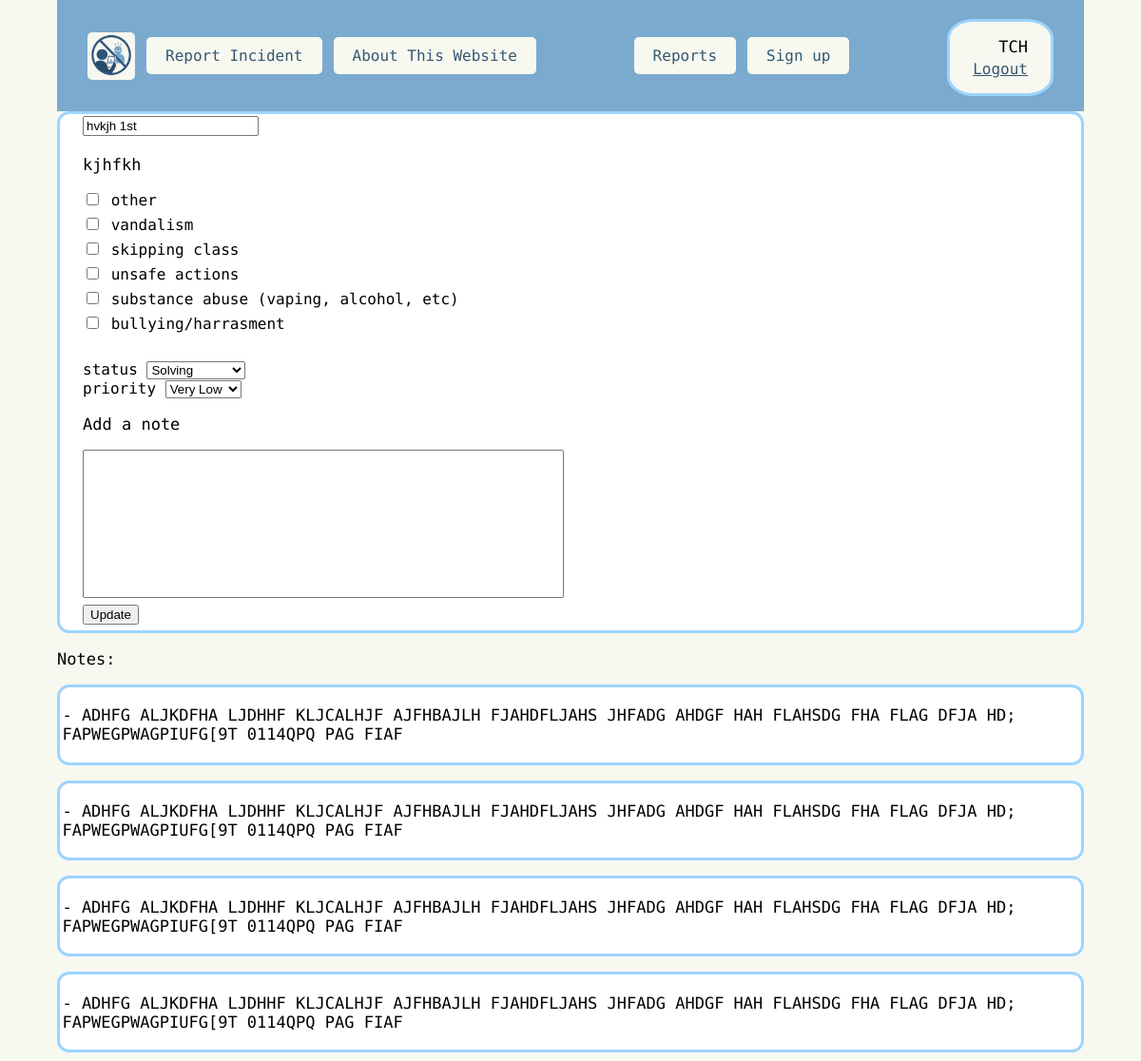
/edit/1 (signed in, upper part), run on an earlier commit of the app's database.
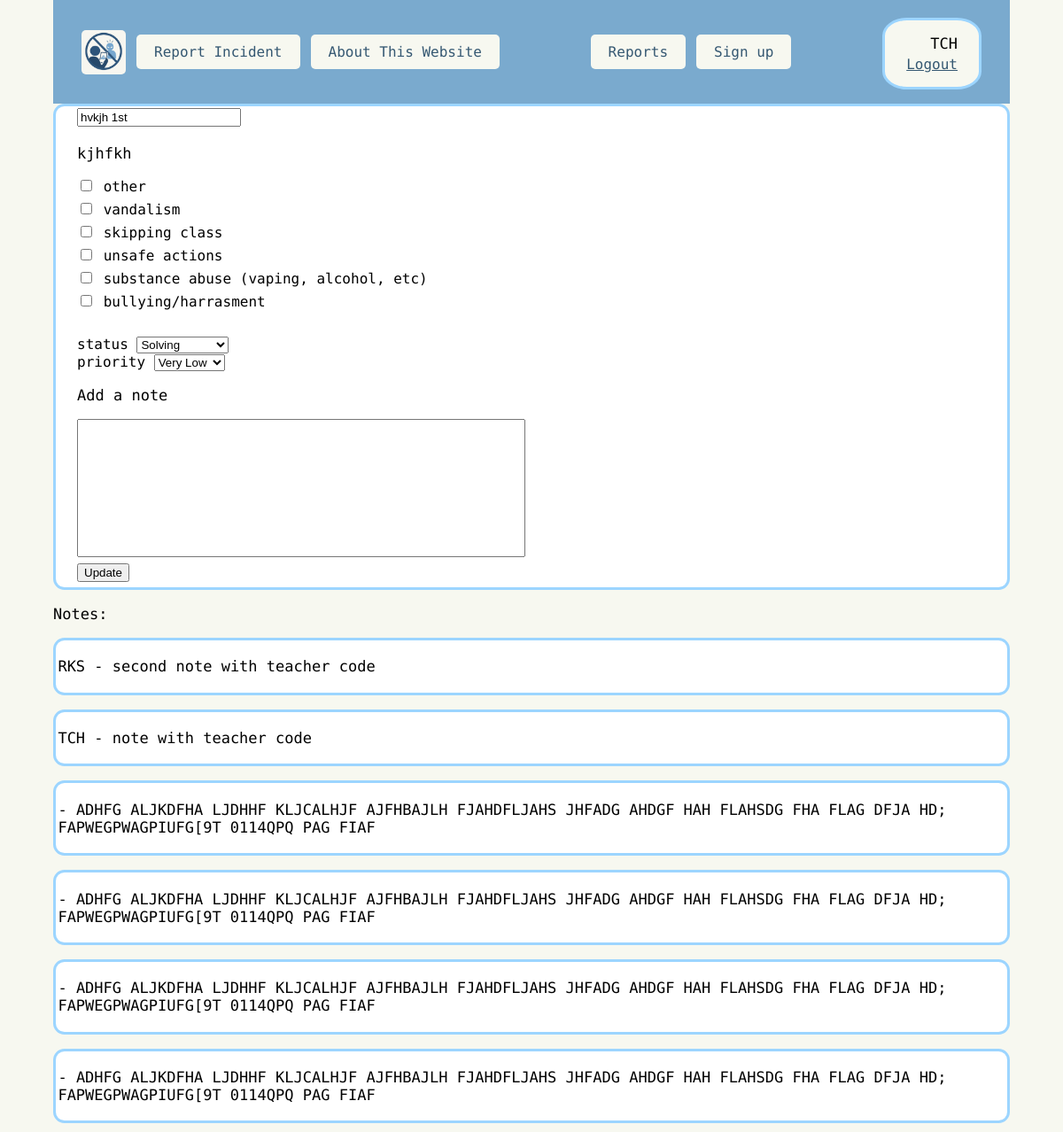
And on a later commit of the database.
### routes.py (models this page shows, shortened)
class User(UserMixin, db.Model):
    __tablename__ = "User"
    user_id = db.Column(db.Integer, primary_key=True)
    user_name = db.Column(db.String, nullable=False, unique=True)
    password = db.Column(db.String, nullable=False )
    teacher_code = db.Column(db.String, nullable=False, unique=True)

class Reports(db.Model):
    __tablename__ = "Reports"
    report_id = db.Column(db.Integer, primary_key=True)
    report_title = db.Column(db.String, nullable=False)
    report_detail = db.Column(db.String, nullable=False)
    report_time = db.Column(db.String, nullable=False)
    status_id = db.Column(db.Integer, db.ForeignKey("Status.status_id"), nullable=True)
    status = db.relationship("Status", backref="reports")
    priority_id = db.Column(db.Integer, db.ForeignKey("Priority.priority_id"), nullable=True)
    priority = db.relationship("Priority", backref="reports")
    types = db.relationship("Type", secondary=Report_Type, backref="reports")

class Type(db.Model):
    __tablename__ = "Type"
    type_id = db.Column(db.Integer, primary_key=True)
    type = db.Column(db.String, nullable=False)

class Notes(db.Model):
    __tablename__ = "Notes"
    note_id = db.Column(db.Integer, primary_key=True)
    note = db.Column(db.String, nullable=False)
    report_id = db.Column(
        db.Integer, db.ForeignKey("Reports.report_id"), nullable=False
    )
    report = db.relationship("Reports", backref="notes")
    user_id = db.Column(
        db.Integer, db.ForeignKey("User.user_id"), nullable=False
    )
    user = db.relationship("User", backref="notes")

### routes.py (the view, shortened to what this page needs)
@app.route("/edit/<int:report_id>", methods=["GET", "POST"])
@login_required
def edit(report_id):
    form = EditForm()
    report_to_update = Reports.query.get_or_404(report_id)
    form.type.choices = [(str(rt.type_id), rt.type) for rt in Type.query.all()]
    form.status.choices = [(str(s.status_id), s.status) for s in Status.query.all()]
    form.priority.choices = [(str(p.priority_id), p.priority) for p in Priority.query.all()]
    if request.method == "GET":
        form.title.data = report_to_update.report_title
        form.note.data = ""
        form.status.data = str(report_to_update.status_id)
        form.priority.data = str(report_to_update.priority_id)
        form.type.data = [str(t.type_id) for t in report_to_update.types]
    return render_template(
        "edit_report.html", form=form, report_to_update=report_to_update
    )

### routes.py
class EditForm(FlaskForm):
    title = StringField("title")
    status = SelectField("status", choices=[])
    type = MultiCheckboxField("type", choices=[])
    priority = SelectField("priority", choices=[])
    note = TextAreaField("note", validators=[])
    update = SubmitField("Update")

### routes.py (called while the page is built)
@login_manager.user_loader
def load_user(user_id):
    return User.query.get(user_id)

### templates/edit_report.html (shortened to what this page needs)
{%extends "layout.html"%}
{%block content%}
<div class="reports">
    <form method="POST">
        {{ form.title(class_="form-control") }}
        <p>
            {{report_to_update.report_detail}}
        </p>
        <ul>
            {% for subfield in form.type %}
                <li>{{ subfield() }} {{ subfield.label }}</li>
            {% endfor %}
        </ul>
        <br>
        {{ form.status.label(class_="form-label") }}
        {{ form.status(class_="form-control") }}
        <br>
        {{ form.priority.label(class_="form-label") }}
        {{ form.priority(class_="form-control") }}
        <br>
        <p>Add a note</p>
        {{ form.note(class_="form-control, note-textarea") }}
        <br>
        {{ form.update(class_="btn btn-primary") }}
</div>
    <p>Notes: </p>
    {% if report_to_update.notes %}
            {% for note in report_to_update.notes|reverse %}
            <div class="notes">
                <p>{{ note.user.teacher_code}} - {{ note.note }}</p>
            </div>
            {% endfor %}
    {% else %}
        <p>No notes yet.</p>
    {% endif %}
    <br>
{% endblock%}

### templates/layout.html (shortened to what this page needs)
<!DOCTYPE html>
<html lang="en">
<head>
    <link rel="stylesheet" href="../static/style.css">
</head>
<body>
    <header>{% include "header.html" %}</header>
    <main>
        {% block content %}
        {% endblock %}
    </main>
</body>
</html>

### templates/header.html
<nav>
    <div class="nav-left">
        <a href="http://127.0.0.1:5000/" class="link"><img class="logo" src="/static/images/Logo.png" alt="Logo" ></a>
        <a href="http://127.0.0.1:5000/" class="h_link">Report Incident</a>
        <a href="http://127.0.0.1:5000/about" class="h_link">About This Website</a>
    </div>
    {% if current_user.is_authenticated %}
        <div class="nav-right">
            <a href="http://127.0.0.1:5000/view" class="h_link">Reports</a>
            <a href="http://127.0.0.1:5000/signup" class="h_link">Sign up</a>
        </div>
        <div class="user_info">
            <p>{{ current_user.teacher_code }}</p>
            <a href="{{ url_for('logout') }}">Logout</a>
        </div>
    {% endif %}
</nav>

### static/style.css (style rules this page uses)
html, body { font-family: "Victor Mono", monospace; margin-top: 0px; margin-bottom: 0px; }
a { color: #355872; }
p { font-size: 17px; }
form input, form textarea { margin-bottom: 3px; }
.logo { width: auto; height: 50px; vertical-align: middle; border-radius: 5px; }
header { background-color: #7AAACE; position: sticky; top: 0; padding: 1rem 2rem; }
header nav { display: flex; align-items: center; justify-content: space-between; gap: 1rem; flex-wrap: wrap; }
.nav-right { display: flex; align-items: center; gap: 0.75rem; flex-wrap: wrap; }
.nav-left { display: flex; align-items: center; gap: 0.75rem; flex-wrap: wrap; }
.h_link { background-color: #F7F8F0; padding: 10px 20px; border-radius: 5px; text-decoration: none; color: #355872; }
.user_info { display: flex; flex-direction: column; align-items: flex-end; gap: 0.25rem; margin-top: 0.25rem; border: 3px solid #9CD5FF; padding: 1rem 1.5rem; background-color: #F7F8F0; border-radius: 25%; }
.user_info p { margin: 0; }
body { background-color: #F7F8F0; margin-left: 5%; margin-right: 5%; }
.reports { display: grid; grid-template-columns: 1fr 1fr; align-items: center; gap: 1rem; border: 3px solid #9CD5FF; background-color: white; border-radius: 0.8rem; margin-bottom: 1rem; padding: 0.15rem 1.5rem; overflow-wrap: break-word; }
.notes { display: flex; align-items: center; justify-content: space-between; gap: 1rem; border: 3px solid #9CD5FF; padding: 0.15rem; background-color: white; border-radius: 0.8rem; margin-bottom: 1rem; }
.note-textarea { width: 100%; max-width: 500px; height: 150px; resize: none; }
form ul { list-style: none; padding: 0; margin: 10px 0; }
form li { margin-bottom: 6px; }

What changed in the data, as far as the page shows it:
added Notes: user.teacher_code "RKS", note "second note with teacher code"
added Notes: user.teacher_code "TCH", note "note with teacher code"
